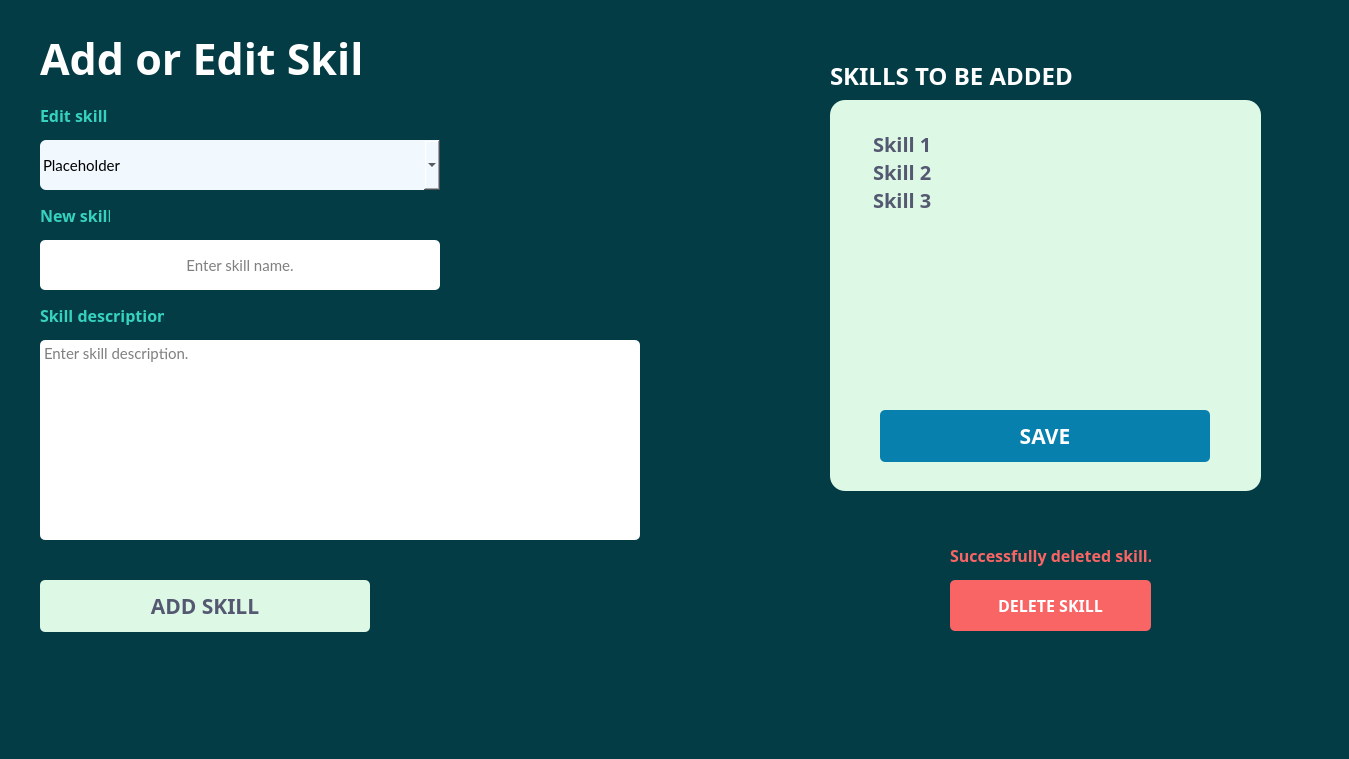
         <widget class="QWidget" name="form_scroll_contents">
          <property name="geometry">
           <rect>
            <x>0</x>
            <y>0</y>
            <width>1349</width>
            <height>759</height>
           </rect>
          </property>
          <property name="font">
           <font>
            <pointsize>7</pointsize>
           </font>
          </property>
          <property name="styleSheet">
           <string notr="true">background-color: rgb(4, 60, 70);
border-color: rgb(4, 60, 70);
border-radius: 30px; 
border: 2px;</string>
          </property>
          <widget class="QLabel" name="lbl_add_edit_skill">
           <property name="geometry">
            <rect>
             <x>40</x>
             <y>30</y>
             <width>320</width>
             <height>56</height>
            </rect>
           </property>
           <property name="sizePolicy">
            <sizepolicy hsizetype="Fixed" vsizetype="Fixed">
             <horstretch>0</horstretch>
             <verstretch>0</verstretch>
            </sizepolicy>
           </property>
           <property name="font">
            <font>
             <family>IBM Plex Sans SemiBold</family>
             <pointsize>32</pointsize>
             <weight>75</weight>
             <bold>true</bold>
            </font>
           </property>
           <property name="styleSheet">
            <string notr="true">color: rgb(255, 255, 255);</string>
           </property>
           <property name="text">
            <string>Add or Edit Skill</string>
           </property>
           <property name="alignment">
            <set>Qt::AlignLeading|Qt::AlignLeft|Qt::AlignVCenter</set>
           </property>
           <property name="margin">
            <number>0</number>
           </property>
           <property name="indent">
            <number>0</number>
           </property>
          </widget>
          <widget class="QLabel" name="lbl_edit_skill">
           <property name="geometry">
            <rect>
             <x>40</x>
             <y>105</y>
             <width>83</width>
             <height>20</height>
            </rect>
           </property>
           <property name="sizePolicy">
            <sizepolicy hsizetype="Fixed" vsizetype="Fixed">
             <horstretch>0</horstretch>
             <verstretch>0</verstretch>
            </sizepolicy>
           </property>
           <property name="font">
            <font>
             <family>IBM Plex Sans</family>
             <pointsize>12</pointsize>
             <weight>75</weight>
             <bold>true</bold>
            </font>
           </property>
           <property name="styleSheet">
            <string notr="true">color: rgb(54, 210, 189);</string>
           </property>
           <property name="text">
            <string>Edit skill</string>
           </property>
          </widget>
          <widget class="QComboBox" name="edit_skill_dropdown">
           <property name="geometry">
            <rect>
             <x>40</x>
             <y>140</y>
             <width>400</width>
             <height>50</height>
            </rect>
           </property>
           <property name="sizePolicy">
            <sizepolicy hsizetype="Fixed" vsizetype="Fixed">
             <horstretch>0</horstretch>
             <verstretch>0</verstretch>
            </sizepolicy>
           </property>
           <property name="minimumSize">
            <size>
             <width>400</width>
             <height>50</height>
            </size>
           </property>
           <property name="font">
            <font>
             <family>Lato</family>
             <pointsize>11</pointsize>
            </font>
           </property>
           <property name="styleSheet">
            <string notr="true">background-color: rgb(241, 249, 255);
border-color: rgb(188, 224, 253);
border-radius: 6px;
padding: 3px 3px 3px 3px;</string>
           </property>
           <item>
            <property name="text">
             <string>Placeholder</string>
            </property>
           </item>
           <item>
            <property name="text">
             <string>Placeholder</string>
            </property>
           </item>
           <item>
            <property name="text">
             <string>Placeholder</string>
            </property>
           </item>
          </widget>
          <widget class="QLabel" name="lbl_new_skill">
           <property name="geometry">
            <rect>
             <x>40</x>
             <y>205</y>
             <width>70</width>
             <height>20</height>
            </rect>
           </property>
           <property name="sizePolicy">
            <sizepolicy hsizetype="Fixed" vsizetype="Fixed">
             <horstretch>0</horstretch>
             <verstretch>0</verstretch>
            </sizepolicy>
           </property>
           <property name="font">
            <font>
             <family>IBM Plex Sans</family>
             <pointsize>12</pointsize>
             <weight>75</weight>
             <bold>true</bold>
            </font>
           </property>
           <property name="styleSheet">
            <string notr="true">color: rgb(54, 210, 189);</string>
           </property>
           <property name="text">
            <string>New skill</string>
           </property>
          </widget>
          <widget class="QLineEdit" name="edit_skill">
           <property name="geometry">
            <rect>
             <x>40</x>
             <y>240</y>
             <width>400</width>
             <height>50</height>
            </rect>
           </property>
           <property name="sizePolicy">
            <sizepolicy hsizetype="Fixed" vsizetype="Fixed">
             <horstretch>0</horstretch>
             <verstretch>0</verstretch>
            </sizepolicy>
           </property>
           <property name="minimumSize">
            <size>
             <width>400</width>
             <height>50</height>
            </size>
           </property>
           <property name="font">
            <font>
             <family>Lato</family>
             <pointsize>11</pointsize>
            </font>
           </property>
           <property name="styleSheet">
            <string notr="true">background-color: rgb(255, 255, 255);
border-color: rgb(255, 255, 255);
border-radius: 5px; 
border: 2px;</string>
           </property>
           <property name="text">
            <string/>
           </property>
           <property name="echoMode">
            <enum>QLineEdit::Normal</enum>
           </property>
           <property name="cursorPosition">
            <number>0</number>
           </property>
           <property name="alignment">
            <set>Qt::AlignCenter</set>
           </property>
           <property name="placeholderText">
            <string>Enter skill name.</string>
           </property>
           <property name="clearButtonEnabled">
            <bool>true</bool>
           </property>
          </widget>
          <widget class="QLabel" name="lbl_skill_description">
           <property name="geometry">
            <rect>
             <x>40</x>
             <y>305</y>
             <width>124</width>
             <height>20</height>
            </rect>
           </property>
           <property name="sizePolicy">
            <sizepolicy hsizetype="Fixed" vsizetype="Fixed">
             <horstretch>0</horstretch>
             <verstretch>0</verstretch>
            </sizepolicy>
           </property>
           <property name="font">
            <font>
             <family>IBM Plex Sans</family>
             <pointsize>12</pointsize>
             <weight>75</weight>
             <bold>true</bold>
            </font>
           </property>
           <property name="styleSheet">
            <string notr="true">color: rgb(54, 210, 189);</string>
           </property>
           <property name="text">
            <string>Skill description</string>
           </property>
          </widget>
          <widget class="QTextEdit" name="edit_skill_description">
           <property name="geometry">
            <rect>
             <x>40</x>
             <y>340</y>
             <width>600</width>
             <height>200</height>
            </rect>
           </property>
           <property name="sizePolicy">
            <sizepolicy hsizetype="Fixed" vsizetype="Fixed">
             <horstretch>0</horstretch>
             <verstretch>0</verstretch>
            </sizepolicy>
           </property>
           <property name="minimumSize">
            <size>
             <width>600</width>
             <height>200</height>
            </size>
           </property>
           <property name="font">
            <font>
             <family>Lato</family>
             <pointsize>11</pointsize>
             <weight>50</weight>
             <italic>false</italic>
             <bold>false</bold>
            </font>
           </property>
           <property name="styleSheet">
            <string notr="true">background-color: rgb(255, 255, 255);
font: 11pt &quot;Lato&quot;;
border-color: rgb(255, 255, 255);
border-radius: 5px; 
border: 2px;</string>
           </property>
           <property name="acceptRichText">
            <bool>true</bool>
           </property>
           <property name="placeholderText">
            <string>Enter skill description.</string>
           </property>
          </widget>
          <widget class="QListWidget" name="new_skills_list">
           <property name="geometry">
            <rect>
             <x>870</x>
             <y>130</y>
             <width>371</width>
             <height>251</height>
            </rect>
           </property>
           <property name="sizePolicy">
            <sizepolicy hsizetype="Preferred" vsizetype="Preferred">
             <horstretch>0</horstretch>
             <verstretch>0</verstretch>
            </sizepolicy>
           </property>
           <property name="minimumSize">
            <size>
             <width>0</width>
             <height>0</height>
            </size>
           </property>
           <property name="font">
            <font>
             <family>IBM Plex Sans</family>
             <pointsize>15</pointsize>
             <weight>75</weight>
             <bold>true</bold>
            </font>
           </property>
           <property name="styleSheet">
            <string notr="true">color: rgb(84, 88, 113);
background-color: rgb(221, 249, 229);</string>
           </property>
           <property name="spacing">
            <number>5</number>
           </property>
           <item>
            <property name="text">
             <string>Skill 1</string>
            </property>
           </item>
           <item>
            <property name="text">
             <string>Skill 2</string>
            </property>
           </item>
           <item>
            <property name="text">
             <string>Skill 3</string>
            </property>
           </item>
          </widget>
          <widget class="QLabel" name="lbl_skills_to_be_added">
           <property name="geometry">
            <rect>
             <x>830</x>
             <y>60</y>
             <width>421</width>
             <height>31</height>
            </rect>
           </property>
           <property name="font">
            <font>
             <family>IBM Plex Sans</family>
             <pointsize>18</pointsize>
             <weight>75</weight>
             <bold>true</bold>
            </font>
           </property>
           <property name="styleSheet">
            <string notr="true">color: rgb(255, 255, 255);</string>
           </property>
           <property name="text">
            <string>SKILLS TO BE ADDED</string>
           </property>
          </widget>
          <widget class="QPushButton" name="btn_save_skills">
           <property name="geometry">
            <rect>
             <x>880</x>
             <y>410</y>
             <width>330</width>
             <height>52</height>
            </rect>
           </property>
           <property name="font">
            <font>
             <family>IBM Plex Sans</family>
             <pointsize>16</pointsize>
             <weight>75</weight>
             <bold>true</bold>
            </font>
           </property>
           <property name="styleSheet">
            <string notr="true">background-color: rgb(8, 128, 174);
color: rgb(255, 255, 255);
border-color: rgb(8, 128, 174);
border-radius: 5px; 
border: 2px;</string>
           </property>
           <property name="text">
            <string>SAVE</string>
           </property>
          </widget>
          <widget class="QFrame" name="skills_list_frame">
           <property name="geometry">
            <rect>
             <x>830</x>
             <y>100</y>
             <width>431</width>
             <height>391</height>
            </rect>
           </property>
           <property name="styleSheet">
            <string notr="true">color: rgb(255, 255, 255);
border-radius: 15px; 
border: 2px;
background-color: rgb(221, 249, 229);
border-color: rgb(221, 249, 229);</string>
           </property>
           <property name="frameShape">
            <enum>QFrame::StyledPanel</enum>
           </property>
           <property name="frameShadow">
            <enum>QFrame::Raised</enum>
           </property>
          </widget>
          <widget class="QPushButton" name="btn_add_skill">
           <property name="geometry">
            <rect>
             <x>40</x>
             <y>580</y>
             <width>330</width>
             <height>52</height>
            </rect>
           </property>
           <property name="font">
            <font>
             <family>IBM Plex Sans</family>
             <pointsize>16</pointsize>
             <weight>75</weight>
             <bold>true</bold>
            </font>
           </property>
           <property name="styleSheet">
            <string notr="true">color: rgb(84, 88, 113);
border-radius: 5px; 
border: 2px;
background-color: rgb(221, 249, 229);
border-color: rgb(221, 249, 229);</string>
           </property>
           <property name="text">
            <string>ADD SKILL</string>
           </property>
          </widget>
          <widget class="QPushButton" name="delete_skill">
           <property name="geometry">
            <rect>
             <x>950</x>
             <y>580</y>
             <width>201</width>
             <height>51</height>
            </rect>
           </property>
           <property name="font">
            <font>
             <family>IBM Plex Sans</family>
             <pointsize>12</pointsize>
             <weight>75</weight>
             <bold>true</bold>
            </font>
           </property>
           <property name="styleSheet">
            <string notr="true">background-color: rgb(249, 100, 100);
border-color: rgb(249, 100, 100);
color: rgb(255, 255, 255);
border-radius: 5px; 
border: 2px;</string>
           </property>
           <property name="text">
            <string>DELETE SKILL</string>
           </property>
           <property name="flat">
            <bool>true</bool>
           </property>
          </widget>
          <widget class="QLabel" name="popup_skill_deleted">
           <property name="geometry">
            <rect>
             <x>950</x>
             <y>540</y>
             <width>201</width>
             <height>31</height>
            </rect>
           </property>
           <property name="font">
            <font>
             <family>IBM Plex Sans</family>
             <pointsize>12</pointsize>
             <weight>75</weight>
             <bold>true</bold>
            </font>
           </property>
           <property name="styleSheet">
            <string notr="true">color: rgb(249, 100, 100);</string>
           </property>
           <property name="text">
            <string>Successfully deleted skill.</string>
           </property>
          </widget>
          <zorder>skills_list_frame</zorder>
          <zorder>lbl_add_edit_skill</zorder>
          <zorder>lbl_edit_skill</zorder>
          <zorder>edit_skill_dropdown</zorder>
          <zorder>lbl_new_skill</zorder>
          <zorder>edit_skill</zorder>
          <zorder>lbl_skill_description</zorder>
          <zorder>edit_skill_description</zorder>
          <zorder>new_skills_list</zorder>
          <zorder>lbl_skills_to_be_added</zorder>
          <zorder>btn_save_skills</zorder>
          <zorder>btn_add_skill</zorder>
          <zorder>delete_skill</zorder>
          <zorder>popup_skill_deleted</zorder>
         </widget>
